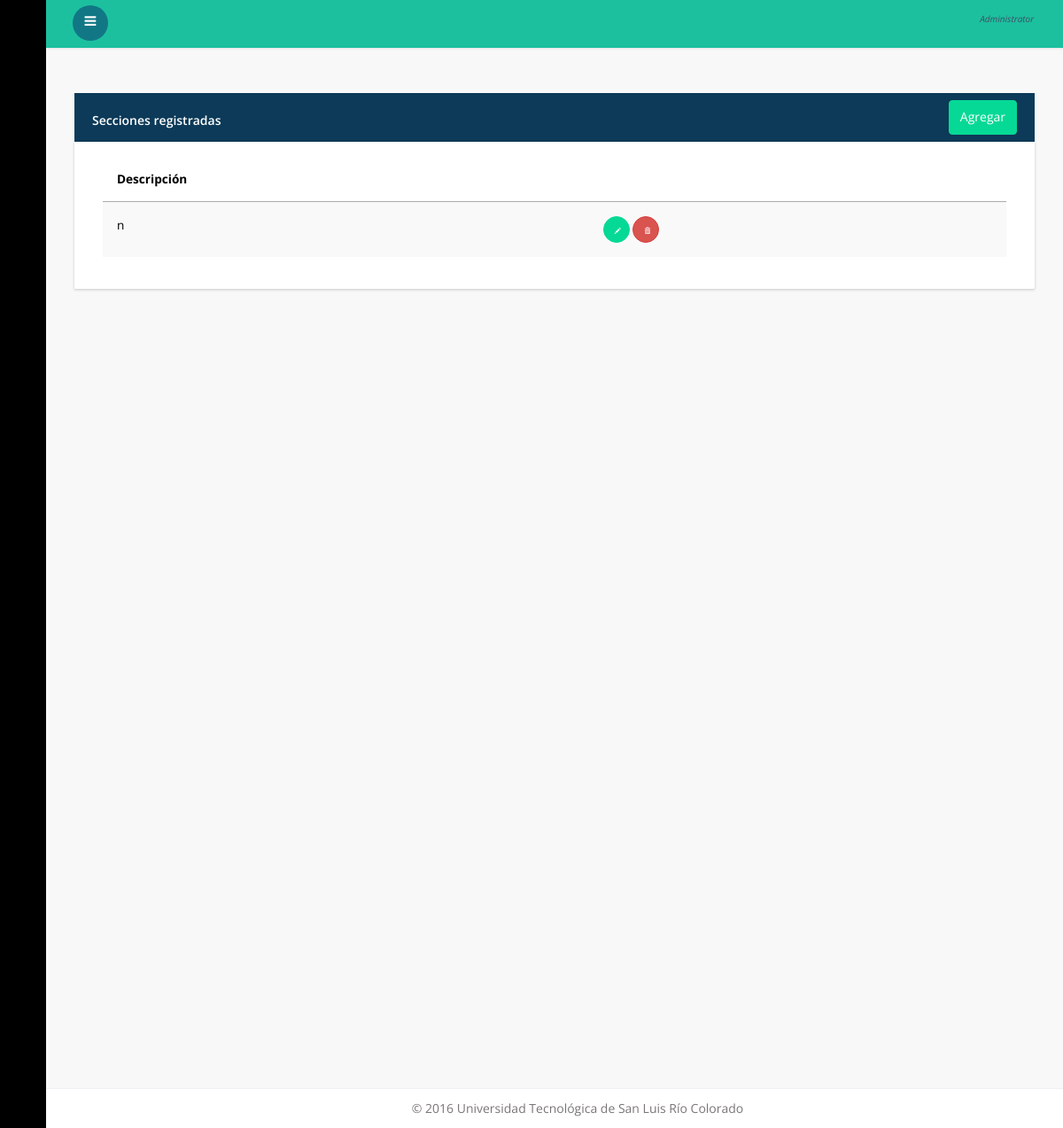
The app's page /Seccion/consultar, older data.
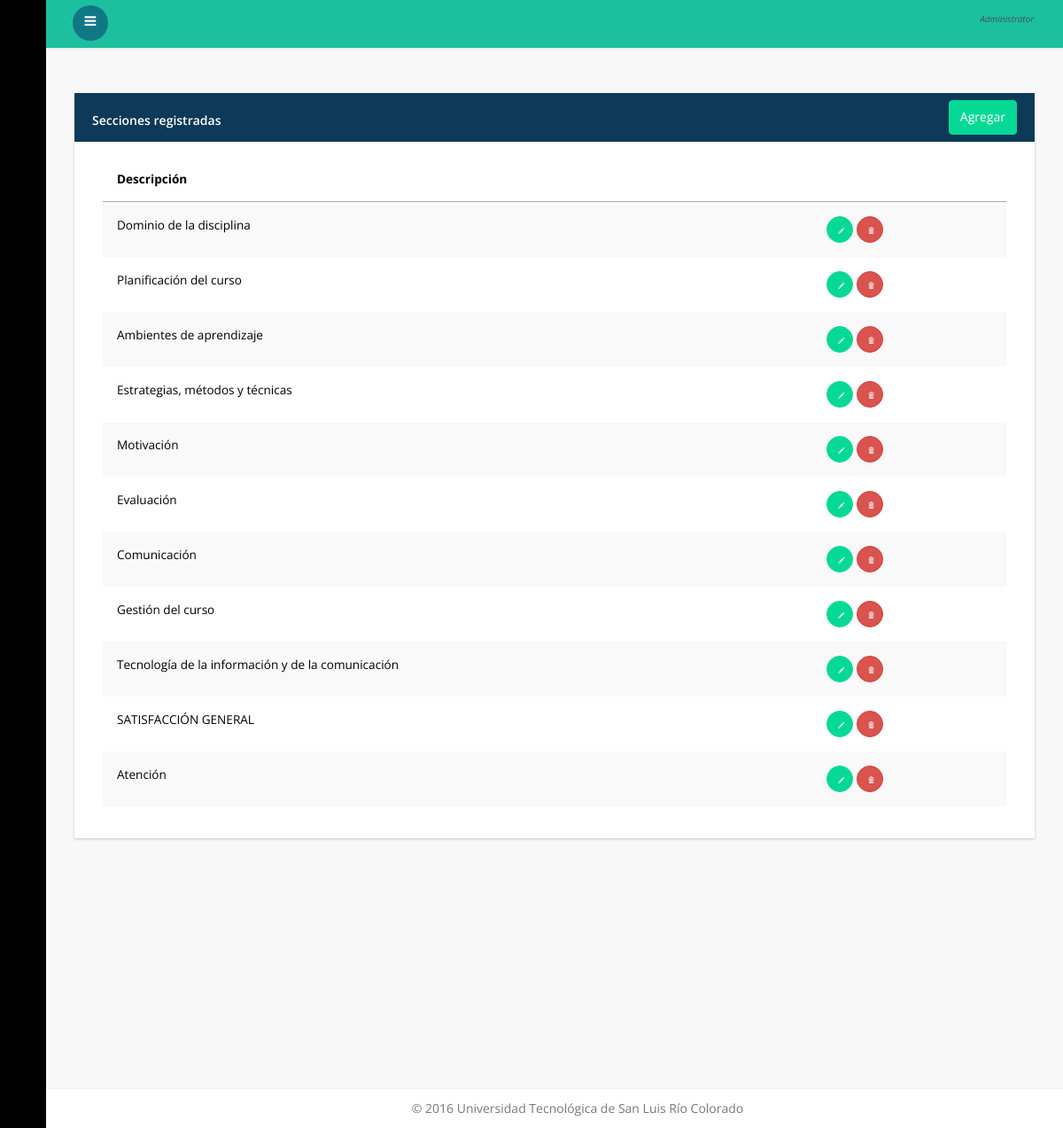
The same page, newer data.
### main/models.py (models this page shows, shortened)
class Seccion(models.Model):
	Descripcion = models.CharField("Descripción",null=False,max_length=100)
	Preguntas = models.ManyToManyField(Pregunta)
	fecha_creacion = models.DateTimeField(auto_now_add=True, null = True, blank=True)

### main/views.py (the view)
# urls.py: url(r'^Seccion/consultar$', views.SeccionConsultar, name='seccion_consultar'),
def SeccionConsultar(request):
    seccion = models.Seccion.objects.all()
    return render(request, 'Administrativo/Seccion/consultar.html', {'seccion' : seccion})

### templates/administrativo/Seccion/consultar.html (shortened to what this page needs)
{% extends 'base_admin.html' %}
{% load bootstrap3 %}
{% block body %}
<div class="panel panel-ut" data-widget="{&quot;draggable&quot;: &quot;false&quot;}" data-widget-static="">
    <div class="panel-heading">
        Secciones registradas
    <a href="{% url 'main:seccion_alta' %}" style="margin-top: -13px" class="btn btn-warning warning_22 pull-right">Agregar</a>
    </div>
    <div class="panel-body no-padding" style="display: block;">
        <table class="table table-striped">
            <thead>
            <tr>
                <th>Descripción</th>
                <th></th>
            </tr>
            </thead>
            <tbody>
                {% for sec in seccion %}
                    <tr>
                        <td>{{ sec.Descripcion }} </td>
                        <td>
                            <button type="button" class="btn btn-warning btn-circle" onclick="window.location='{% url 'main:seccion_editar' id=sec.id %}'"><i class="glyphicon glyphicon-pencil"></i>
                            </button>
                            <button type="button"  class="btn btn-danger btn-circle" class="alert btn btn-danger btn-circle" data-toggle="confirm" data-title="Desea eliminar sección?" onclick="{% url 'main:seccion_eliminar' id=sec.id %}"><i class="glyphicon glyphicon-trash"></i></button>
                        </td>
                    </tr>
                      {% empty %}
                            <div class="alert alert-dismissible alert-warning">
                            <button type="button" class="close" data-dismiss="alert">×</button>
                            <h4>No hay Secciones registradas aun!</h4>
                            <p>Para agregar una sección, por favor presione "Agregar"</p>
                            </div>
                {% endfor %}
            </tbody>
        </table>
    </div>
</div>
{% endblock %}

Row changes from the older to the newer data that the page shows:
changed Seccion: Descripcion "n" → "Dominio de la disciplina"
added Seccion: Descripcion "Planificación del curso"
added Seccion: Descripcion "Ambientes de aprendizaje"
added Seccion: Descripcion "Estrategias, métodos y técnicas"
added Seccion: Descripcion "Motivación"
added Seccion: Descripcion "Evaluación"
added Seccion: Descripcion "Comunicación"
added Seccion: Descripcion "Gestión del curso"
added Seccion: Descripcion "Tecnología de la información y de la comunicación"
added Seccion: Descripcion "SATISFACCIÓN GENERAL"
added Seccion: Descripcion "Atención"
